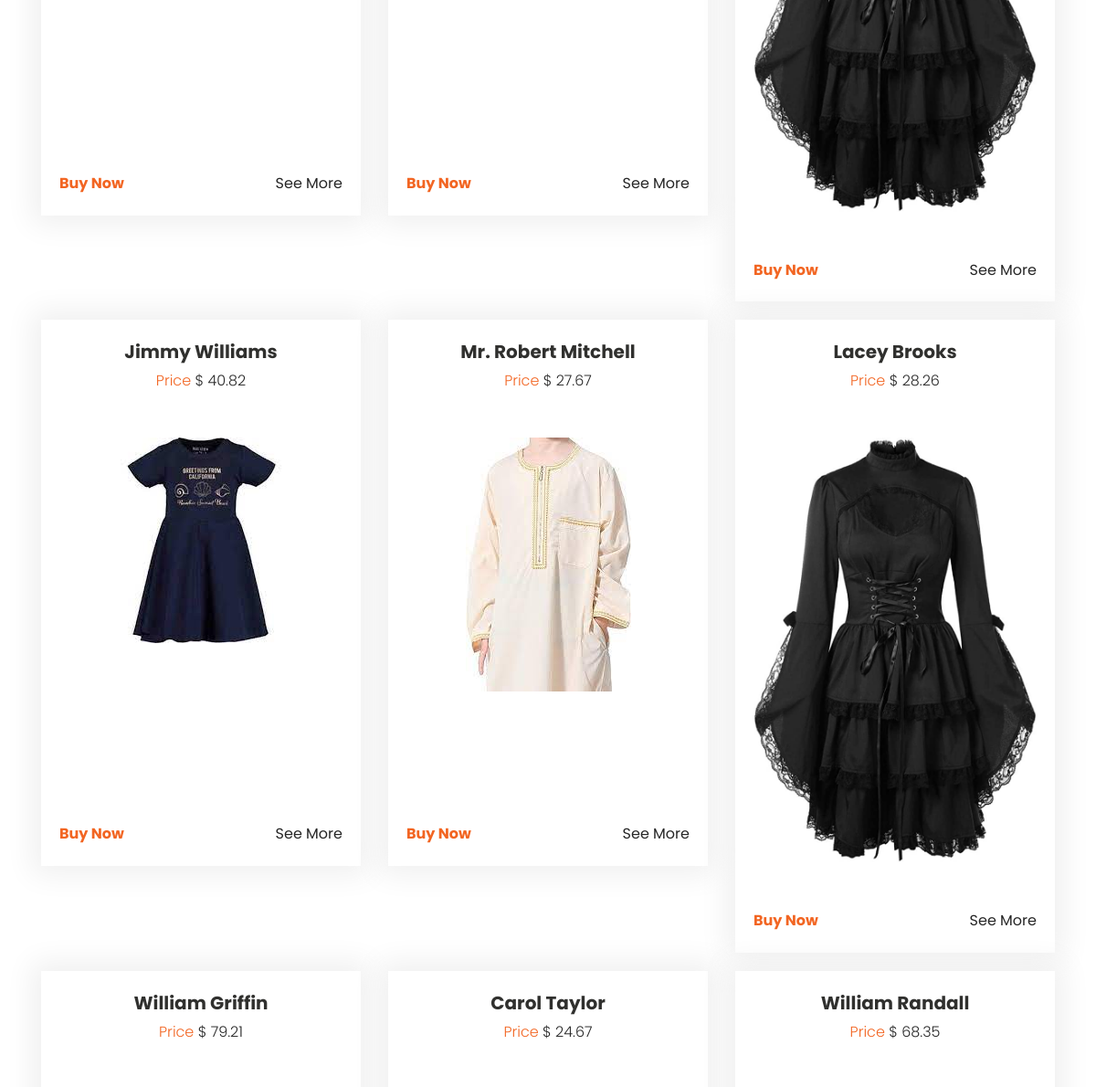
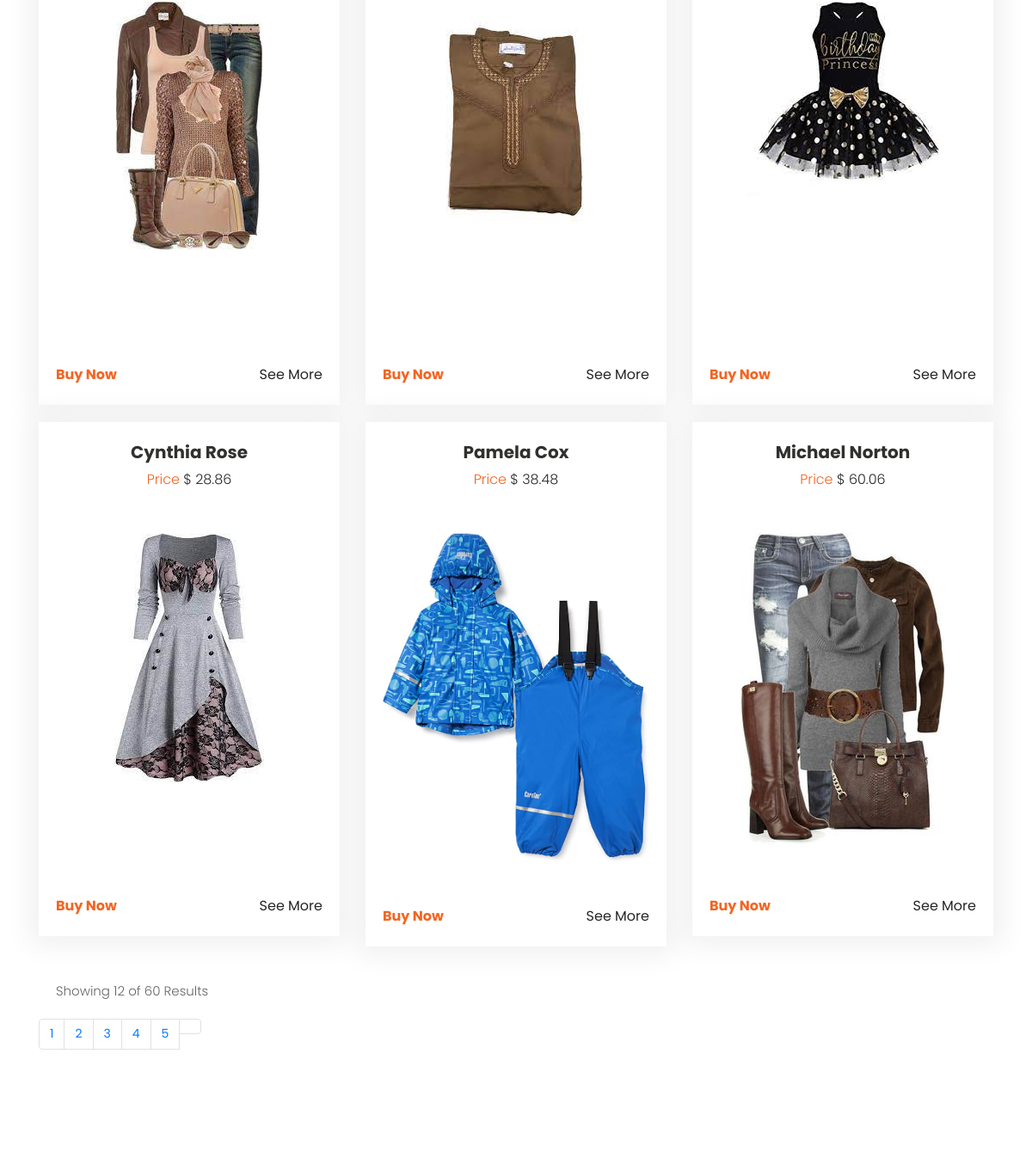
/center/list (middle part), run on an earlier commit of the app's database (2 pictures, top to bottom).
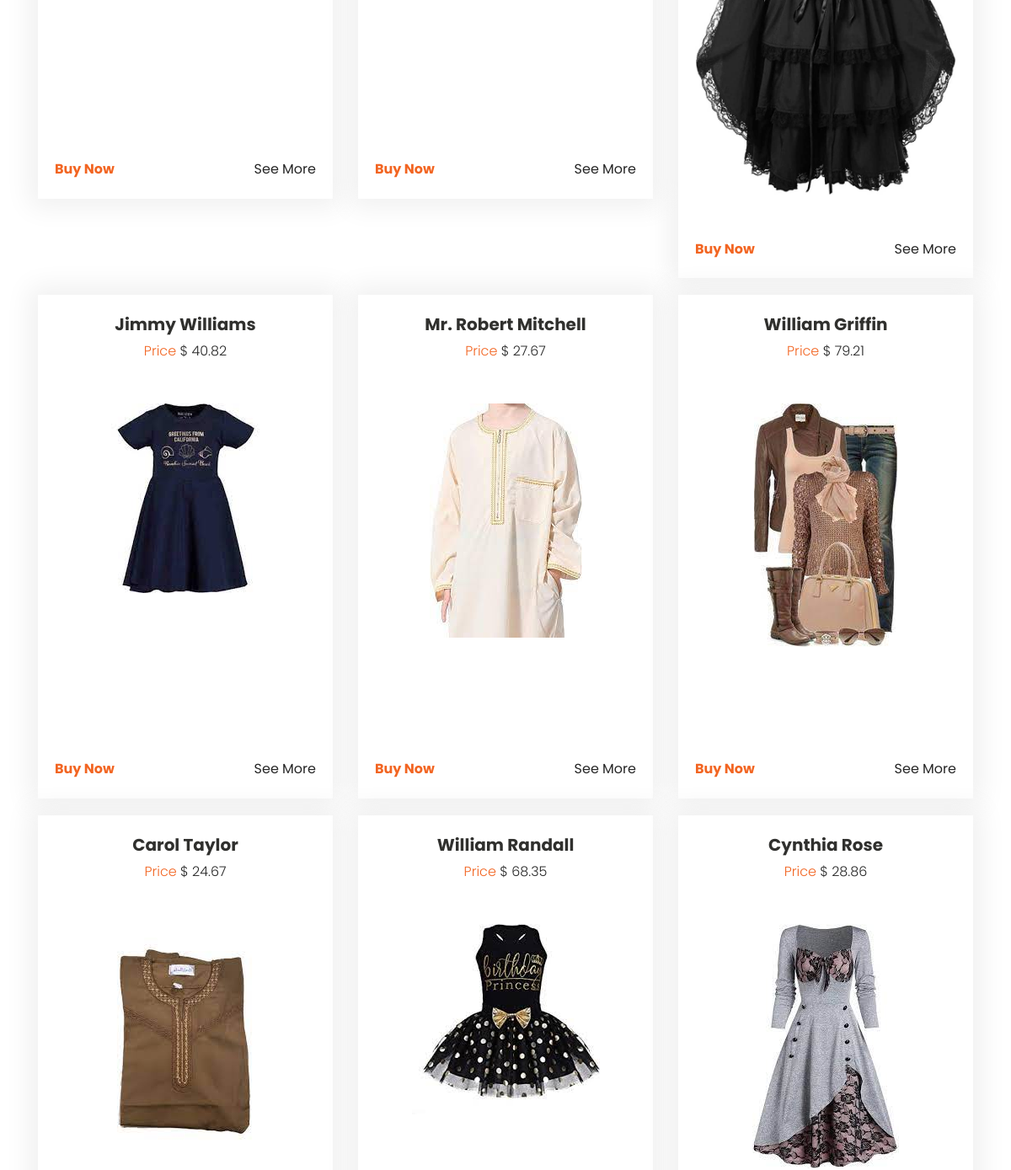
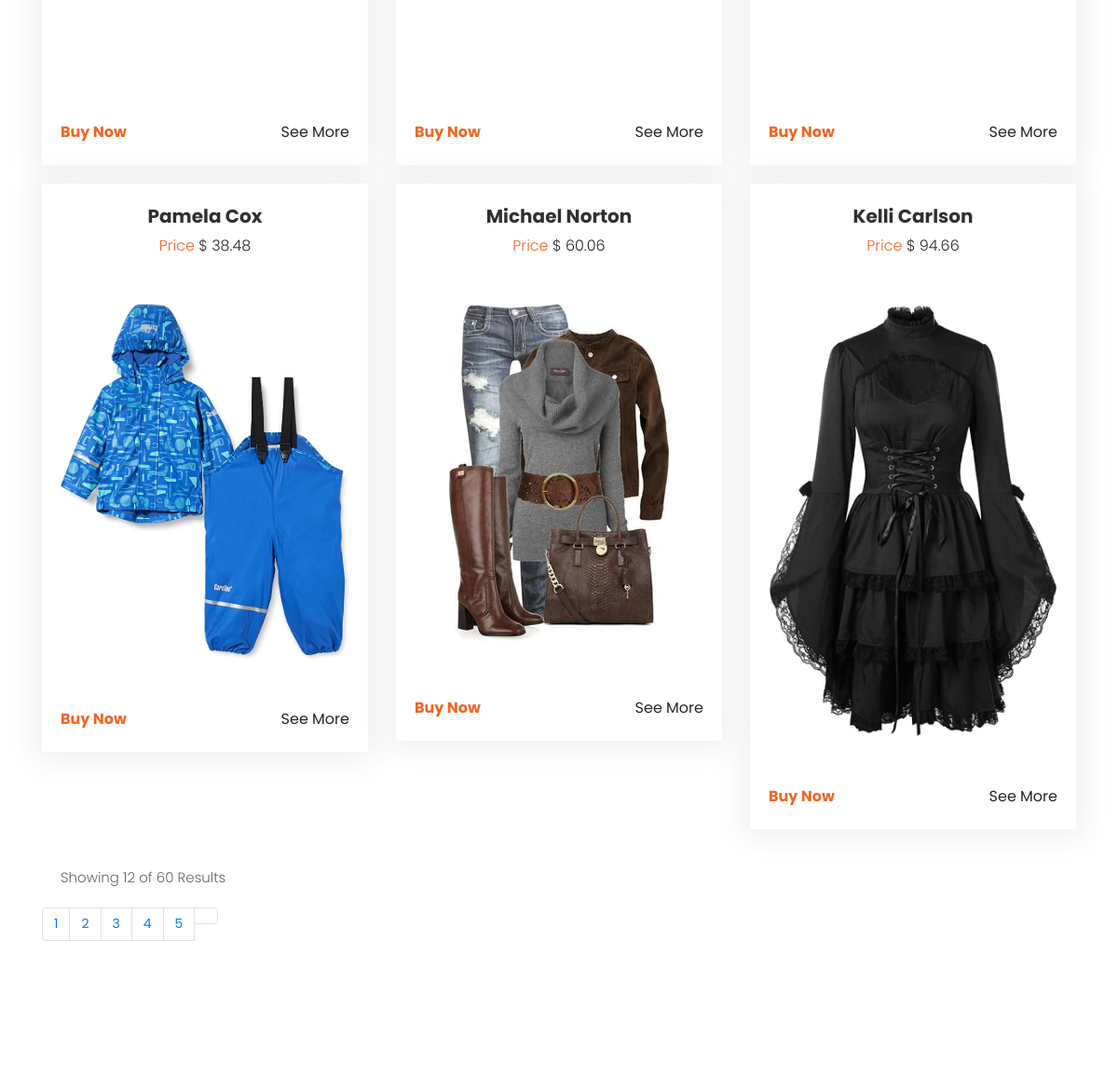
And on a later commit of the database (2 pictures, top to bottom).
### shop/models.py (models this page shows, shortened)
class Fashion(models.Model):
    name=models.CharField(max_length=30)
    description=models.TextField(max_length=1000)
    image=models.ImageField(upload_to='shoping/')
    price=models.FloatField()
    flag=models.CharField(choices=flag_chois,max_length=30)
    quantity=models.IntegerField(default=0)
    slug=models.SlugField(null=True,blank=True)

### shop/views.py (the view)
# urls.py: path('list',fashionlist.as_view(),name='fashion_list'),
class fashionlist(ListView):
    model=Fashion
    paginate_by = 18

### shop/templates/shop/fashion_list.html (shortened to what this page needs)
{% extends 'base.html' %}
{% block body %}
  <div class="fashion_section">
    <div id="main_slider" class="carousel slide" data-ride="carousel">
       <div class="carousel-inner">
          <div class="carousel-item active">
             <div class="container">
                <div class="fashion_section_2">
                   <div class="row">
                    {% for item in object_list %}
                        <div class="col-lg-4 col-sm-4">
                            <div class="box_main">
                                <h4 class="shirt_text">{{item.name}}</h4>
                                <p class="price_text">Price  <span style="color: #262626;">$ {{item.price}}</span></p>
                                <div class="tshirt_img"><img src="{{item.image.url}}"></div>
                                <div class="btn_main">
                                <div class="buy_bt"><a href="#">Buy Now</a></div>
                                <div class="seemore_bt"><a href="{% url 'shopings:fashion_detail' item.slug %}">See More</a></div>
                                </div>
                            </div>
                        </div>
                      {% endfor %}
                   </div>
                  {% if is_paginated %}
                           <div class="row">
                              <div class="col-lg-12">
                                    <div class="bottom-paginate">
                                       <p class="page-info">Showing 12 of 60 Results</p>
                                       <ul class="pagination">
                                                   {% for i in paginator.page_range %}
                                                      {% if page_obj.number == i %}
                                                               <li class="page-item"><a class="page-link active" href="#">{{ i }}</a></li>
                                                            {% elif i > page_obj.number|add:'-5' and i < page_obj.number|add:'5 ' %}
                                                               <li class="page-item"><a class="page-link" href="?page={{ i }}">{{ i }}</a> </li>
                                                            {% endif %}
                                                   {% endfor %}
                                                {% if page_obj.has_next %}
                                                   <li class="page-item">
                                                      <a class="page-link" href="?page={{ page_obj.next_page_number }}">
                                                      </a>
                                                   </li>
                                                {% endif %}
                                          </ul>
                                       </div>
                                    </div>
                           </div>
                  {% endif %}
                </div>
             </div>
          </div>
       </div>
    </div>
 </div>
 {% endblock body %}

### templates/base.html (shortened to what this page needs)
{% load static %}
<!DOCTYPE html>
<html lang="en">
   <head>
      <link rel="stylesheet" type="text/css" href="{% static 'css/bootstrap.min.css' %}">
      <link rel="stylesheet" type="text/css" href="{% static 'css/style.css' %}">
      {% block css %}
                            <link rel="stylesheet" href="{% static 'css/responsive.css' %}">
                        {% endblock css %}
      <link rel="stylesheet" href="{% static 'css/jquery.mCustomScrollbar.min.css' %}">
      <link rel="stylesheet" href="https://netdna.bootstrapcdn.com/font-awesome/4.0.3/css/font-awesome.css">
      <link rel="stylesheet" type="text/css" href="https://stackpath.bootstrapcdn.com/font-awesome/4.7.0/css/font-awesome.min.css">
      <link rel="stylesheet" href="{% static 'css/owl.carousel.min.css' %}">
      <link rel="stylesheet" href="https://cdnjs.cloudflare.com/ajax/libs/fancybox/2.1.5/jquery.fancybox.min.css" media="screen">
   </head>
   <body>
      {% block body  %}
      {% endblock body  %}
   </body>
</html>

### static/css/style.css (style rules this page uses)
* { box-sizing: border-box !important; transition: ease all 0.5s; }
html { scroll-behavior: smooth; overflow-x: hidden; }
body { color: #666666; font-size: 14px; line-height: 1.80857; font-weight: normal; overflow-x: hidden; font-family: 'Poppins', sans-serif; }
a { color: #1f1f1f; text-decoration: none !important; outline: none !important; -webkit-transition: all .3s ease-in-out; -moz-transition: all .3s ease-in-out; -ms-transition: all .3s ease-in-out; -o-transition: all .3s ease-in-out; transition: all .3s ease-in-out; }
h1, h2, h3, h4, h5, h6 { letter-spacing: 0; font-weight: normal; position: relative; padding: 0 0 10px 0; font-weight: normal; line-height: normal; color: #111111; margin: 0 }
h4 { font-size: 16px }
*, *::after, *::before { -webkit-box-sizing: border-box; -moz-box-sizing: border-box; box-sizing: border-box; }
ul, li, ol { margin: 0px; padding: 0px; list-style: none; }
p { margin: 20px; font-weight: 300; font-size: 15px; line-height: 24px; }
a { color: #222222; text-decoration: none; outline: none !important; }
a, .btn { text-decoration: none !important; outline: none !important; -webkit-transition: all .3s ease-in-out; -moz-transition: all .3s ease-in-out; -ms-transition: all .3s ease-in-out; -o-transition: all .3s ease-in-out; transition: all .3s ease-in-out; }
img { max-width: 100%; height: auto; }
.fashion_section { width: 100%; float: left; padding-bottom: 150px; }
.fashion_section_2 { width: 100%; margin-top: 30px; }
.box_main { width: 100%; background-color: #ffffff; height: auto; padding: 20px; box-shadow: 0px 0 30px 10px #f0f0f0; margin-bottom: 20px; }
.shirt_text { width: 100%; font-size: 20px; color: #30302e; text-align: center; font-weight: bold; padding-bottom: 5px; }
.price_text { width: 100%; font-size: 16px; color: #f26522; text-align: center; margin: 0px; }
.tshirt_img { width: 100%; text-align: center; margin: 50px 0px; min-height: 370px; }
.btn_main { width: 100%; display: flex; }
.buy_bt { float: left; width: 100%; }
.buy_bt a { width: 100%; font-size: 16px; color: #f26522; background-color: transparent; text-align: right; font-weight: bold; }
.seemore_bt { width: 100%; float: right; text-align: right; }
.seemore_bt a { width: 100%; font-size: 16px; color: #262626; background-color: transparent; text-align: right; }

What changed in the data, as far as the page shows it:
removed Fashion: name "Lacey Brooks", price "28.26", image (picture)
now on this page (row unchanged): Fashion: name "Kelli Carlson", price "94.66", image (picture)
